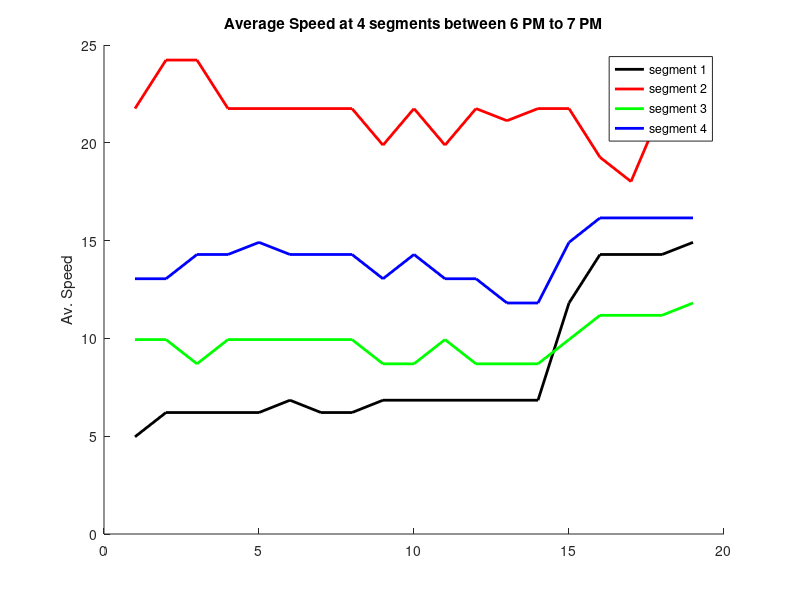
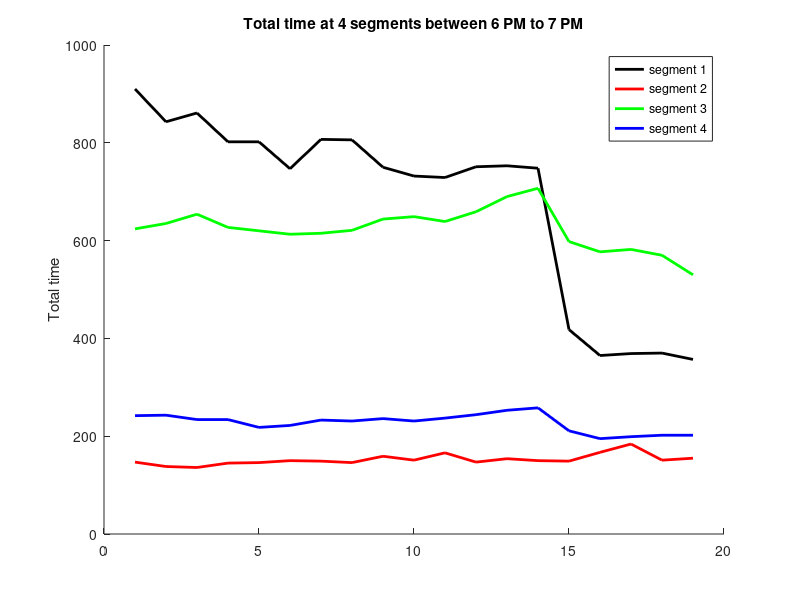

The MATLAB source for these figures, in order:
% plot data of av. speed during time 18:00 to 19:00 for nodes 1,2,3,4.

speed1 = [ 4.97
 6.21
 6.21
 6.21
 6.21
 6.84
 6.21
 6.21
 6.84
 6.84
 6.84
 6.84
 6.84
 6.84
11.81
14.29
14.29
14.29
14.91
 ];

speed2 = [ 21.75
 24.23
 24.23
 21.75
 21.75
 21.75
 21.75
 21.75
 19.88
 21.75
 19.88
 21.75
 21.13
 21.75
 21.75
 19.26
 18.02
 21.75
 21.13
];
speed3=[ 9.94
 9.94
  8.7
 9.94
 9.94
 9.94
 9.94
 9.94
  8.7
  8.7
 9.94
  8.7
  8.7
  8.7
 9.94
11.18
11.18
11.18
11.81
];

speed4 = [13.05
13.05
14.29
14.29
14.91
14.29
14.29
14.29
13.05
14.29
13.05
13.05
11.81
11.81
14.91
16.16
16.16
16.16
16.16
];

time1=[910
843
861
802
802
747
807
806
750
732
729
751
753
748
418
365
369
370
357
];

time2 = [147
138
136
145
146
150
149
146
159
151
166
147
154
150
149
167
184
151
155
];

time3=[624
635
654
627
620
613
615
621
644
649
639
659
690
707
598
577
582
570
530
];

time4=[242
243
234
234
218
222
233
231
236
231
237
244
253
258
211
195
199
202
202
];


x=1:size(speed1);
figure; hold on;
plot(speed1, 'k', 'LineWidth',2)
plot(speed2, 'r', 'LineWidth',2)
plot(speed3, 'g', 'LineWidth',2)
plot(speed4, 'b', 'LineWidth',2)
ylabel('Av. Speed')
title('Average Speed at 4 segments between 6 PM to 7 PM');
legend('segment 1', 'segment 2', 'segment 3', 'segment 4')

figure; hold on;
plot(time1, 'k', 'LineWidth',2)
plot(time2, 'r', 'LineWidth',2)
plot(time3, 'g', 'LineWidth',2)
plot(time4, 'b', 'LineWidth',2)
ylabel('Total time')
title('Total time at 4 segments between 6 PM to 7 PM');
legend('segment 1', 'segment 2', 'segment 3', 'segment 4')